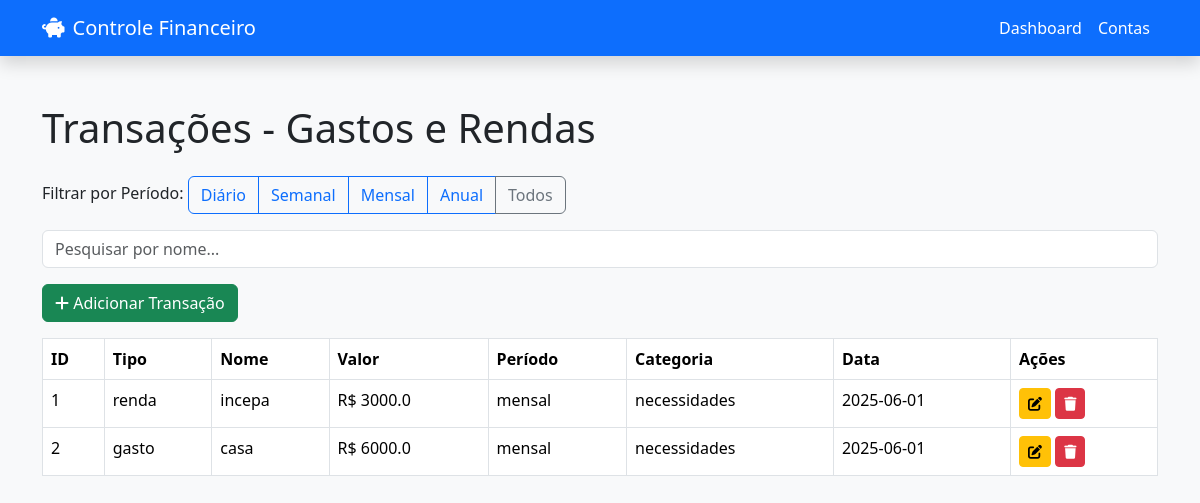
The app's page /transacoes (signed in) with its own data.
### tables this page shows
CREATE TABLE Transacoes (
        id INTEGER PRIMARY KEY AUTOINCREMENT,
        tipo TEXT NOT NULL,
        nome TEXT NOT NULL,
        valor REAL NOT NULL,
        periodo TEXT NOT NULL,
        categoria TEXT,
        data TEXT DEFAULT CURRENT_TIMESTAMP,
        notificado INTEGER DEFAULT 0,
        notificado_antecipado INTEGER DEFAULT 0
    , usuario_id INTEGER);

### app.py (the view)
@app.route('/transacoes', methods=['GET'])
def transacoes_view():
    if 'user_id' not in session:
        flash("Você não está autenticado.", "error")
        return redirect(url_for('index'))
    periodo = request.args.get('periodo')
    pesquisa = request.args.get('pesquisa', '').lower()
    conn = conectar_bd()
    if conn is None:
        flash("Erro ao conectar ao banco de dados", "danger")
        return redirect(url_for('dashboard'))
    cursor = conn.cursor()
    if periodo:
        cursor.execute("SELECT * FROM Transacoes WHERE usuario_id = ? AND periodo = ? ORDER BY data DESC", (session['user_id'], periodo))
    else:
        cursor.execute("SELECT * FROM Transacoes WHERE usuario_id = ? ORDER BY data DESC", (session['user_id'],))
    transacoes = cursor.fetchall()
    conn.close()
    if pesquisa:
        transacoes = [t for t in transacoes if pesquisa in t['nome'].lower()]
    return render_template('transacoes.html', transacoes=transacoes, periodo=periodo, pesquisa=pesquisa)

### app.py (called while the page is built)
def conectar_bd():
    try:
        conn = sqlite3.connect('financeiro.db')
        conn.row_factory = sqlite3.Row
        return conn
    except sqlite3.Error as e:
        flash(f"Erro ao conectar com o banco de dados: {e}", "danger")
        return None

### templates/transacoes.html (shortened to what this page needs)
<!DOCTYPE html>
<html lang="pt-br">
<head>
  <link href="https://cdn.jsdelivr.net/npm/bootstrap@5.3.2/dist/css/bootstrap.min.css" rel="stylesheet">
  <link href="https://cdnjs.cloudflare.com/ajax/libs/font-awesome/6.0.0/css/all.min.css" rel="stylesheet">
</head>
<body class="bg-light">
  <nav class="navbar navbar-expand-lg navbar-dark bg-primary shadow">
    <div class="container">
      <a class="navbar-brand d-flex align-items-center" href="/dashboard">
        <i class="fa-solid fa-piggy-bank me-2"></i> Controle Financeiro
      </a>
      <div class="collapse navbar-collapse" id="navbarNav">
        <ul class="navbar-nav ms-auto">
          <li class="nav-item"><a class="nav-link text-white" href="/dashboard">Dashboard</a></li>
          <li class="nav-item"><a class="nav-link text-white" href="/contas">Contas</a></li>
        </ul>
      </div>
    </div>
  </nav>
  <div class="container py-5">
    <h1 class="mb-4">Transações - Gastos e Rendas</h1>
    <div class="mb-3">
      <label class="form-label">Filtrar por Período:</label>
      <div class="btn-group" role="group">
        <a href="/transacoes?periodo=diario" class="btn btn-outline-primary">Diário</a>
        <a href="/transacoes?periodo=semanal" class="btn btn-outline-primary">Semanal</a>
        <a href="/transacoes?periodo=mensal" class="btn btn-outline-primary">Mensal</a>
        <a href="/transacoes?periodo=anual" class="btn btn-outline-primary">Anual</a>
        <a href="/transacoes" class="btn btn-outline-secondary">Todos</a>
      </div>
    </div>
    <div class="mb-3">
      <input type="text" id="searchInput" class="form-control" placeholder="Pesquisar por nome...">
    </div>
    <a href="/adicionar_transacao" class="btn btn-success mb-3">
      <i class="fa-solid fa-plus"></i> Adicionar Transação
    </a>
    {% if transacoes %}
    <table class="table table-bordered" id="transacoesTable">
      <thead>
        <tr>
          <th>ID</th>
          <th>Tipo</th>
          <th>Nome</th>
          <th>Valor</th>
          <th>Período</th>
          <th>Categoria</th>
          <th>Data</th>
          <th>Ações</th>
        </tr>
      </thead>
      <tbody>
        {% for t in transacoes %}
        <tr>
          <td>{{ t.id }}</td>
          <td>{{ t.tipo }}</td>
          <td>{{ t.nome }}</td>
          <td>R$ {{ t.valor }}</td>
          <td>{{ t.periodo }}</td>
          <td>{{ t.categoria }}</td>
          <td>{{ t.data }}</td>
          <td>
            <a href="/editar_transacao/{{ t.id }}" class="btn btn-warning btn-sm"><i class="fa-solid fa-edit"></i></a>
            <a href="/excluir_transacao/{{ t.id }}" class="btn btn-danger btn-sm" onclick="return confirm('Tem certeza?')"><i class="fa-solid fa-trash"></i></a>
          </td>
        </tr>
        {% endfor %}
      </tbody>
    </table>
    {% else %}
    <p class="text-muted">Nenhuma transação encontrada.</p>
    {% endif %}
  </div>
</body>
</html>

### records on screen
Transacoes: id "1", tipo "renda", nome "incepa", valor "3000.0", periodo "mensal", categoria "necessidades", data "2025-06-01"
Transacoes: id "2", tipo "gasto", nome "casa", valor "6000.0", periodo "mensal", categoria "necessidades", data "2025-06-01"
